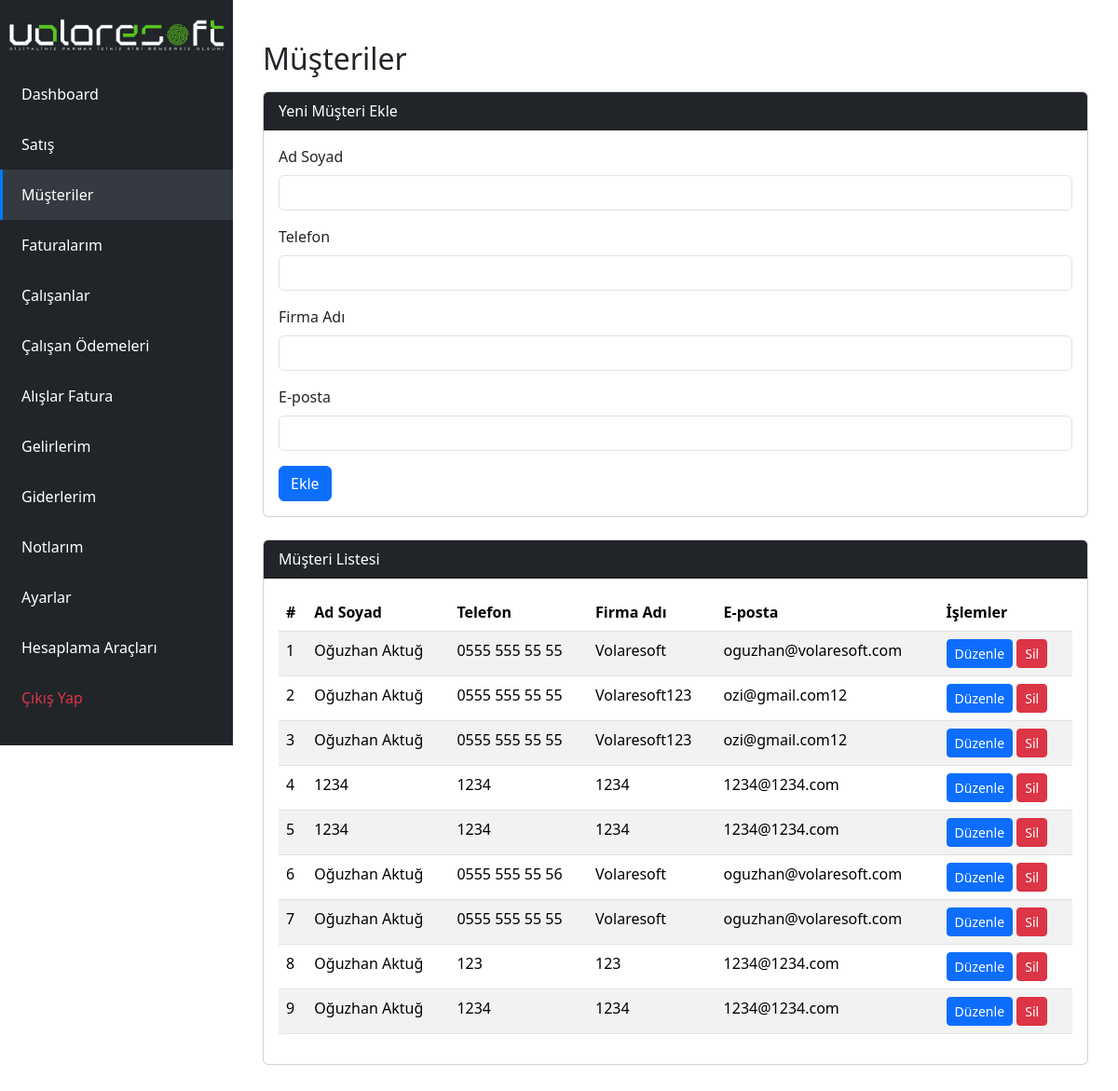
Page /musteri.php (signed in) on the committed database.
### tables this page shows
CREATE TABLE `musteriler` (
  `id` int(11) NOT NULL,
  `ad_soyad` varchar(255) NOT NULL,
  `telefon` varchar(20) NOT NULL,
  `firma_adi` varchar(255) NOT NULL,
  `email` varchar(255) NOT NULL
);

### musteri.php (the view, shortened to what this page needs)
<?php
require_once 'header.php';
?>
<!DOCTYPE html>
<html lang="tr">
<head>
    <link href="https://cdn.jsdelivr.net/npm/bootstrap@5.3.3/dist/css/bootstrap.min.css" rel="stylesheet">
</head>
<body>
    <div class="content">
        <div class="container">
            <h2 class="mt-4 mb-3">Müşteriler</h2>
            <div class="card mb-4">
                <div class="card-header bg-dark text-white">
                    Yeni Müşteri Ekle
                </div>
                <div class="card-body">
                    <form method="POST" action="">
                        <div class="mb-3">
                            <label for="ad_soyad" class="form-label">Ad Soyad</label>
                            <input type="text" class="form-control" id="ad_soyad" name="ad_soyad" required>
                        </div>
                        <div class="mb-3">
                            <label for="telefon" class="form-label">Telefon</label>
                            <input type="text" class="form-control" id="telefon" name="telefon" required>
                        </div>
                        <div class="mb-3">
                            <label for="firma_adi" class="form-label">Firma Adı</label>
                            <input type="text" class="form-control" id="firma_adi" name="firma_adi" required>
                        </div>
                        <div class="mb-3">
                            <label for="email" class="form-label">E-posta</label>
                            <input type="email" class="form-control" id="email" name="email" required>
                        </div>
                        <button type="submit" class="btn btn-primary">Ekle</button>
                    </form>
                </div>
            </div>
            <div class="card mb-4">
                <div class="card-header bg-dark text-white">
                    Müşteri Listesi
                </div>
                <div class="card-body">
                    <table class="table table-striped table-hover">
                        <thead>
                            <tr>
                                <th>#</th>
                                <th>Ad Soyad</th>
                                <th>Telefon</th>
                                <th>Firma Adı</th>
                                <th>E-posta</th>
                                <th>İşlemler</th>
                            </tr>
                        </thead>
                        <tbody>
                            <?php
                            $stmt = $conn->prepare("SELECT id, ad_soyad, telefon, firma_adi, email FROM musteriler");
                            if ($stmt) {
                                $stmt->execute();
                                $stmt->bind_result($id, $ad_soyad, $telefon, $firma_adi, $email);
                                while ($stmt->fetch()) {
                                    echo "<tr>
                                            <td>{$id}</td>
                                            <td>{$ad_soyad}</td>
                                            <td>{$telefon}</td>
                                            <td>{$firma_adi}</td>
                                            <td>{$email}</td>
                                            <td>
                                                <a href='musteri_duzenle.php?id={$id}' class='btn btn-sm btn-primary'>Düzenle</a>
                                                <a href='musteri.php?sil_id={$id}' class='btn btn-sm btn-danger' onclick='return confirm(\"Bu müşteriyi silmek istediğinize emin misiniz?\");'>Sil</a>
                                            </td>
                                        </tr>";
                                }
                            } else {
                                die("SQL hazırlama hatası: " . $conn->error);
                            }
                            ?>
                        </tbody>
                    </table>
                </div>
            </div>
        </div>
    </div>
</body>
</html>

### header.php (shortened to what this page needs)
<?php
$current_page = basename($_SERVER['PHP_SELF']);
?>
<!DOCTYPE html>
<html lang="en">
<head>
    <link href="https://cdn.jsdelivr.net/npm/bootstrap@5.3.3/dist/css/bootstrap.min.css" rel="stylesheet">
</head>
<body>
    <div class="sidebar">
        <div class="logo"><img src="logo-light.png" alt="Logo"></div>
        <a href="/accounting/index.php" class="<?= $current_page == 'index.php' ? 'active' : '' ?>">Dashboard</a>
        <a href="/accounting/satis.php" class="<?= $current_page == 'satis.php' ? 'active' : '' ?>">Satış</a>
        <a href="/accounting/musteri.php" class="<?= $current_page == 'musteri.php' ? 'active' : '' ?>">Müşteriler</a>
        <a href="/accounting/faturalar.php" class="<?= $current_page == 'faturalar.php' ? 'active' : '' ?>">Faturalarım</a>
        <a href="/accounting/calisanlar.php" class="<?= $current_page == 'calisanlar.php' ? 'active' : '' ?>">Çalışanlar</a>
        <a href="/accounting/calisan_odemeleri.php" class="<?= $current_page == 'calisan_odemeleri.php' ? 'active' : '' ?>">Çalışan Ödemeleri</a>
        <a href="/accounting/alislar_fatura.php" class="<?= $current_page == 'alislar_fatura.php' ? 'active' : '' ?>">Alışlar Fatura</a>
        <a href="/accounting/gelirler.php" class="<?= $current_page == 'gelirler.php' ? 'active' : '' ?>">Gelirlerim</a>
        <a href="/accounting/giderler.php" class="<?= $current_page == 'giderler.php' ? 'active' : '' ?>">Giderlerim</a>
        <a href="/accounting/notlarim.php" class="<?= $current_page == 'notlarim.php' ? 'active' : '' ?>">Notlarım</a>
        <a href="/accounting/ayarlar.php" class="<?= $current_page == 'ayarlar.php' ? 'active' : '' ?>">Ayarlar</a>
        <a href="#" data-toggle="submenu">Hesaplama Araçları</a>
        <a href="/accounting/logout.php" class="text-danger">Çıkış Yap</a>
    </div>
</body>
</html>

### header.php (style rules this page uses)
body { margin: 0; font-family: Arial, sans-serif; background-color: #f8f9fa; }
.sidebar { height: 100vh; width: 250px; background-color: #212529; color: #fff; position: fixed; top: 0; left: 0; display: flex; flex-direction: column; padding-top: 20px; }
.sidebar a { color: #fff; text-decoration: none; padding: 15px 20px; display: block; border-left: 3px solid transparent; }
.sidebar a:hover, .sidebar a.active { background-color: #343a40; border-left: 3px solid #007bff; }
.sidebar .logo { font-size: 1.5rem; font-weight: bold; text-align: center; padding-bottom: 20px; }
.logo { display: flex; justify-content: center; align-items: center; height: auto; width: auto; }
.logo img { max-width: 100%; max-height: 100%; }

### musteri.php (style rules this page uses)
.content { margin-left: 250px; padding: 20px; }

### rows in the picture
musteriler: id "1", ad_soyad "Oğuzhan Aktuğ", telefon "0555 555 55 55", firma_adi "Volaresoft", email "oguzhan@volaresoft.com"
musteriler: id "2", ad_soyad "Oğuzhan Aktuğ", telefon "0555 555 55 55", firma_adi "Volaresoft123", email "ozi@gmail.com12"
musteriler: id "3", ad_soyad "Oğuzhan Aktuğ", telefon "0555 555 55 55", firma_adi "Volaresoft123", email "ozi@gmail.com12"
musteriler: id "4", ad_soyad "1234", telefon "1234", firma_adi "1234", email "1234@1234.com"
musteriler: id "5", ad_soyad "1234", telefon "1234", firma_adi "1234", email "1234@1234.com"
musteriler: id "6", ad_soyad "Oğuzhan Aktuğ", telefon "0555 555 55 56", firma_adi "Volaresoft", email "oguzhan@volaresoft.com"
musteriler: id "7", ad_soyad "Oğuzhan Aktuğ", telefon "0555 555 55 55", firma_adi "Volaresoft", email "oguzhan@volaresoft.com"
musteriler: id "8", ad_soyad "Oğuzhan Aktuğ", telefon "123", firma_adi "123", email "1234@1234.com"
musteriler: id "9", ad_soyad "Oğuzhan Aktuğ", telefon "1234", firma_adi "1234", email "1234@1234.com"
